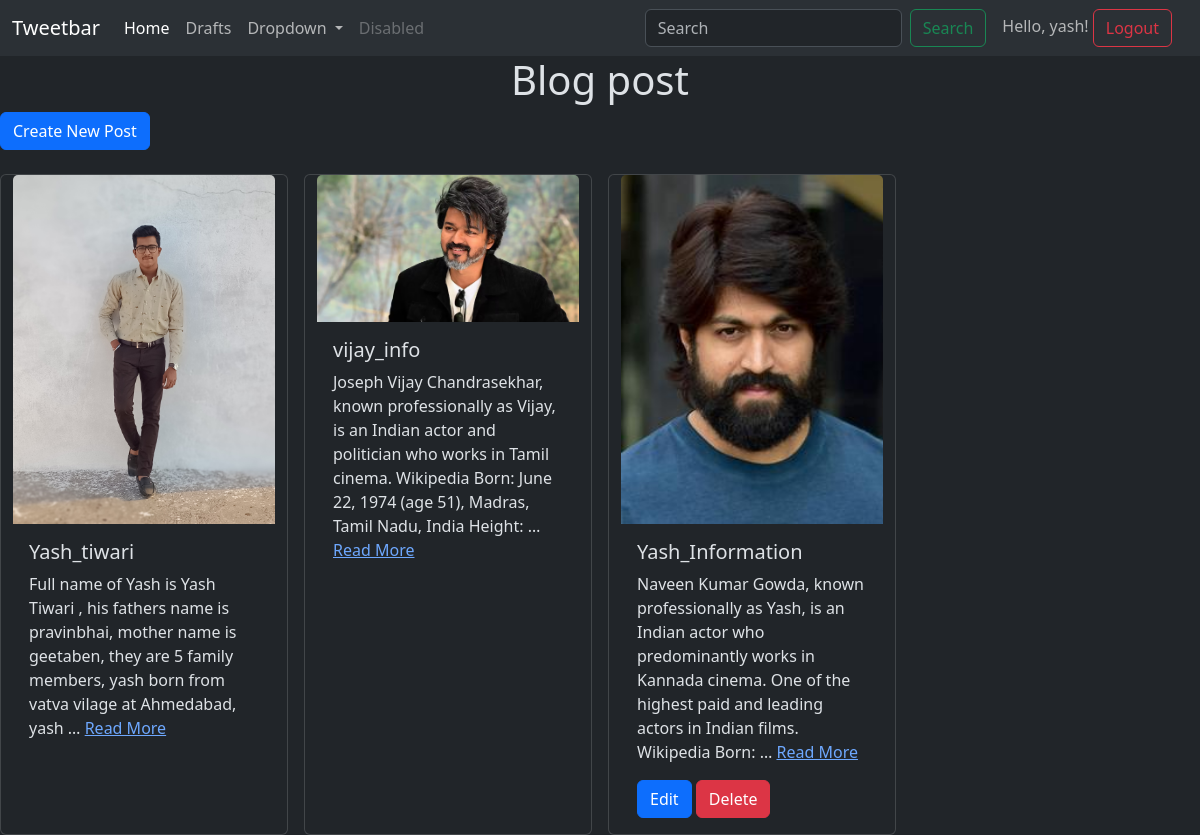
The app's page / (signed in) with its own data.
### blog_app/models.py (models this page shows, shortened)
class Post(models.Model):
    id = models.AutoField(primary_key=True)
    STATUS_CHOICES = (
        ('draft', 'Draft'),
        ('published', 'Published'),
    )
    title = models.CharField(
        max_length=200,
        validators=[MinLengthValidator(5)]
    )
    author = models.ForeignKey(User, on_delete=models.CASCADE)
    slug = models.SlugField(unique=True, max_length=200)
    content = models.TextField(validators=[validate_content_length])
    image = models.ImageField(upload_to='blog_images/', blank=True, null=True)
    category = models.CharField(max_length=100, blank=True, null=True)
    status = models.CharField(max_length=10, choices=STATUS_CHOICES, default='draft')
    created_at = models.DateTimeField(auto_now_add=True)
    updated_at = models.DateTimeField(auto_now=True)

### blog_app/views.py (the view)
# urls.py: path('' , views.post_list , name='post_list'),
def post_list(request):
    try:
        posts = Post.objects.filter(status = 'published').order_by('-created_at')
    except Post.DoesNotExist:
        posts = None
    return render(request, 'post_list.html', {'posts': posts})

### templates/post_list.html (shortened to what this page needs)
{% extends 'base.html'%}
{% block content %}
<h1 style = "text-align: center;">Blog post</h1>
<a class = "btn btn-primary" href="{% url 'post_create' %}">Create New Post</a><br><br>
<div class="container row gap-3">
    {% for post in posts %}
    <div class="card" style="width: 18rem;">
  {% if post.image %}
        <img src="{{ post.image.url }}" class="card-img-top" alt="...">
    {% else %}
        <img src="https://via.placeholder.com/150" class="card-img-top" alt="No Image">
    {% endif %}
  <div class="card-body">
    <h5 class="card-title">{{ post.title }}</h5>
            <p class="card-text" id="short-{{ post.id }}">
                {{ post.content|truncatewords:30 }}
                {% if post.content|length > 30 %}
                    <a href="javascript:void(0);" onclick="toggleContent({{ post.id }})" id="readMore-{{ post.id }}">Read More</a>
                {% endif %}
            </p>
    {% if post.author == user %}
     <a href="{% url 'post_edit' post.id %}" class="btn btn-primary">Edit</a>
     <a href="{% url 'post_delete' post.id%}" class="btn btn-danger">Delete</a>
    {% endif %}
  </div>
</div>
    {% endfor %}
</div>
{% endblock %}

### templates/base.html (shortened to what this page needs)
{% load static %}
<!DOCTYPE html>
<html lang="en" data-bs-theme="dark">
<head>
    <link href="https://cdn.jsdelivr.net/npm/bootstrap@5.3.8/dist/css/bootstrap.min.css" rel="stylesheet">
</head>
<body>
    <nav class="navbar navbar-expand-lg bg-body-tertiary">
  <div class="container-fluid">
    <a class="navbar-brand" href="{% url 'post_list' %}">Tweetbar</a>
    <div class="collapse navbar-collapse" id="navbarSupportedContent">
      <ul class="navbar-nav me-auto mb-2 mb-lg-0">
        <li class="nav-item">
          <a class="nav-link active" aria-current="page" href="{% url 'post_list' %}">Home</a>
        </li>
        <li class="nav-item">
          <a class="nav-link" href="{% url 'post_draft_list' %}">Drafts</a>
        </li>
         <li class="nav-item dropdown">
          <a class="nav-link dropdown-toggle" href="#" role="button" data-bs-toggle="dropdown" aria-expanded="false">
            Dropdown
          </a>
        </li>
        <li class="nav-item">
          <a class="nav-link disabled" aria-disabled="true">Disabled</a>
        </li>
      </ul>
      <form method="get" action="{% url 'search_post' %}" class="d-flex" role="search">
        <input class="form-control me-2" type="search" placeholder="Search" aria-label="Search" name="query" id="query"/>
        <button class="btn btn-outline-success" type="submit">Search</button>
      </form>
     <div class="d-flex ms-3">
        {% if user.is_authenticated %}
      <form method="post" action="{% url 'logout' %}">
          <span class="navbar-text me-3">
            Hello, {{ user.username }}!
        <button class="btn btn-outline-danger" type="submit">Logout</button>
      </form>
        {% else %}
        <a href="{% url 'login' %}" class="btn btn-outline-success me-2">Login</a>
        <a href="{% url 'register' %}" class="btn btn-outline-primary">Register</a>
        {% endif %}
      </div>
  </div>
</nav>
    {% block content %}
    {% endblock %}
</body>
</html>

### records on screen
Post: image (picture), title "Yash_tiwari", content "Full name of Yash is Yash Tiwari , his fathers name is pravinbhai, mother name is geetaben, they are 5 family members, yash born from vatva vilage at Ahmedabad, yash …"
Post: image (picture), title "vijay_info", content "Joseph Vijay Chandrasekhar, known professionally as Vijay, is an Indian actor and politician who works in Tamil cinema. Wikipedia Born: June 22, 1974 (age 51), Madras, Tamil Nadu, India Height: …"
Post: image (picture), title "Yash_Information", content "Naveen Kumar Gowda, known professionally as Yash, is an Indian actor who predominantly works in Kannada cinema. One of the highest paid and leading actors in Indian films. Wikipedia Born: …", shows "Edit"

### other values on screen
{{ user.username }} "yash"
